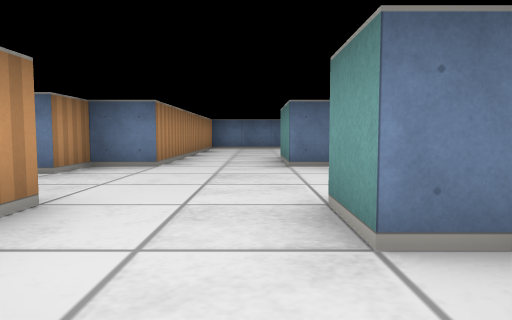
view 1 (above)

14 first-person views from a walk through a cub3D level. The camera is about half as high as the walls, tilts 4° down and sees 70° across. The floor is counted in squares. Each view is taken from the middle of a square. On the plan, view 1 faces up. The plan holds only what a view shows up to about 9 squares ahead; the rest is blank.

view 2
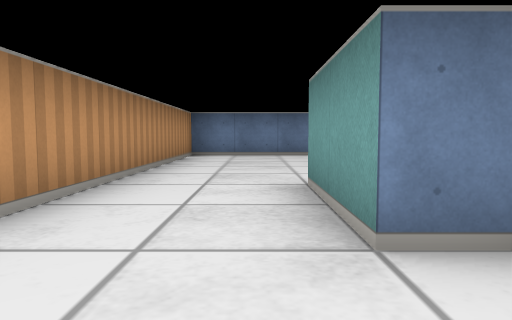

view 3
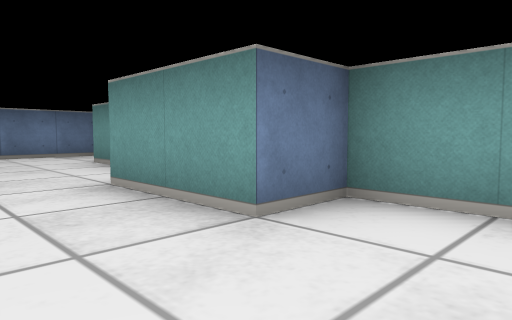

view 4
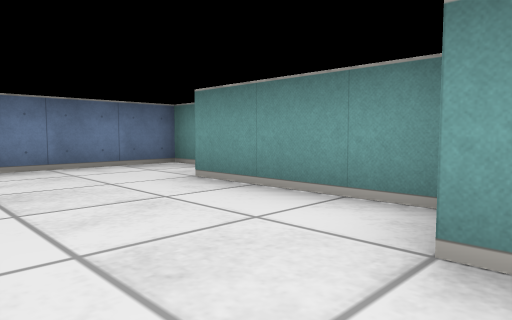

view 5
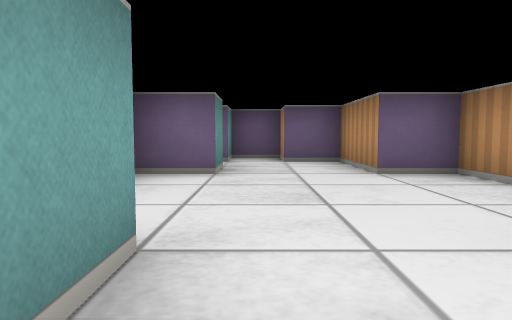

view 6
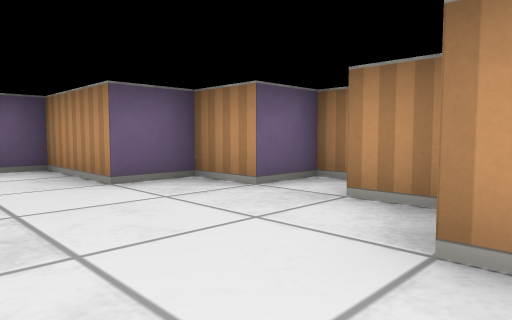

view 7
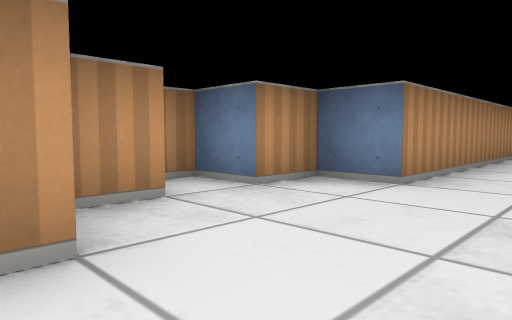

view 8
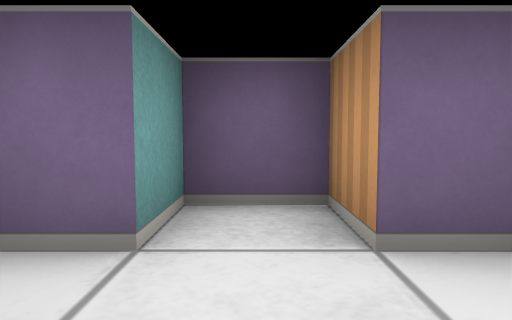

view 9
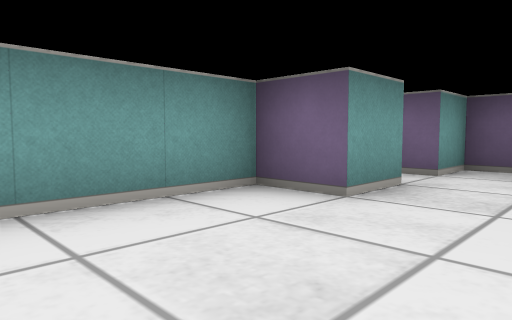

view 10
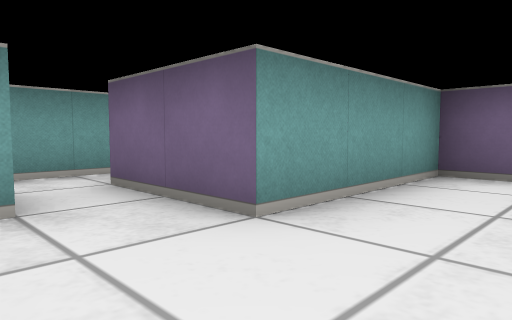

view 11
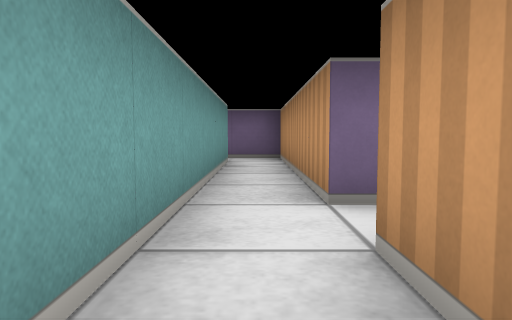

view 12
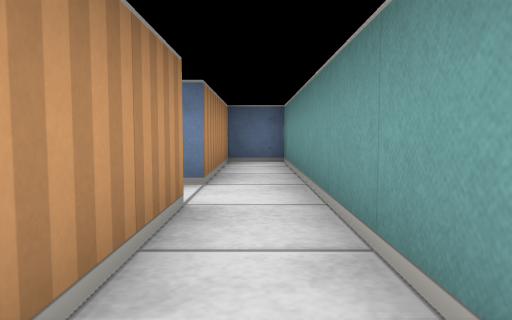

view 13
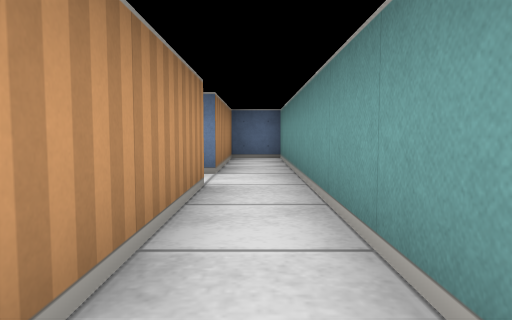

view 14
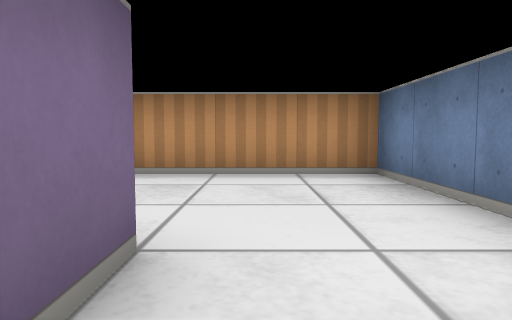

### Floor plan
Ten units are one square. View 1 is at (0, 0); x grows to the right and y downward. Boxes are objects, and circles mark ways between rooms. Rooms are numbered by the first view taken in them; rooms with no view inside come last. Other rooms are left out.
<svg viewBox="-40 -150 90 160">
<path fill="none" stroke="#000" d="M8 -75 15 -75 15 -105 25 -105M11 -15 5 -15 5 -25 15 -25 15 -55 5 -55 5 -75M25 -114 25 -125 -15 -125 -15 -55 -25 -55 -25 -45 -35 -45 -35 -35 -25 -35 -25 -25 -15 -25 -15 -5 -5 -5 -5 5 5 5 5 -5 11 -5M25 -105 35 -105 35 -65M45 -66 45 -145 35 -145 35 -115"/>
<circle cx="30" cy="-110" r="3" fill="#2a7"/>
<text x="0" y="-60">1</text>
<text x="40" y="-110">2</text>
</svg>
Room 1 opens to room 2.

Where each view was taken, in squares from view 1:
view 1: 0 up, 0 right, facing up
view 2: 4 up, 0 right, facing up
view 3: 4 up, 1 left, facing up-right
view 4: 7 up, 1 left, facing up-right
view 5: 7 up, 0 right, facing down
view 6: 6 up, 0 right, facing down-left
view 7: 2 up, 0 right, facing up-left
view 8: 2 up, 0 right, facing down
view 9: 5 up, 1 left, facing down-right
view 10: 12 up, 0 right, facing down-right
view 11: 13 up, 4 right, facing down
view 12: 8 up, 4 right, facing up
view 13: 7 up, 4 right, facing up
view 14: 11 up, 3 right, facing left
